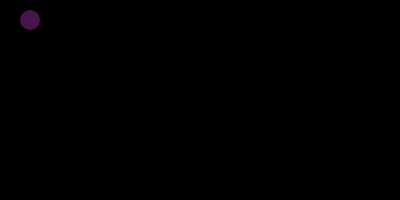
Frame 1 (no input)
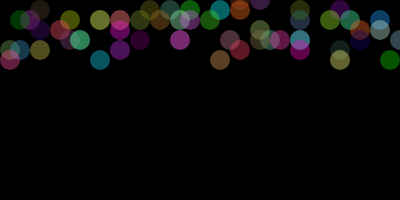
Frame 60 (no input)
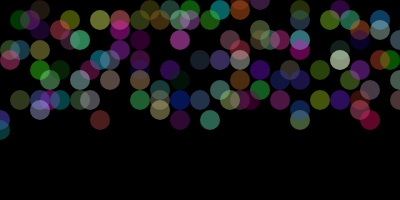
Frame 120 (the mouse pressed at the canvas centre since frame 60)

The p5.js sketch that drew these frames (run headless with seeded random() and noise() and a simulated clock; from frame 60 on, the mouse is pressed at the canvas centre):

// p5.js sketch
// ── sketch.js
let spot = {
  count: 0,
  x: 100,
  y: 50,
  d: 20
};

let col = [255, 0, 0, 100];

function setup() {
  createCanvas(400, 200);
  background(0);
  create_ui();
}

function draw() {
  col[0] = random(0, 255);
  col[1] = random(0, 255);
  col[2] = random(0, 255);
  // col.r = random([0, 255]);
  // col.g = random([0, 255]);
  // col.b = random([0, 255]);

  // spot.x = random(0, width);
  spot.count = spot.count + spot.d;
  spot.x = spot.count % width;
  spot.y = (int(spot.count / width) * spot.d) % height;
  noStroke();
  fill(col);
  let r = spot.d / 2;
  let x = spot.x + r;
  x = x + random([-r, 0, r]);
  let y = spot.y + r;
  y = y + random([-r, 0, r]);
  ellipse(x, y, spot.d);
  update_ui();
}

function create_ui() {
  createButton('backg 0').mousePressed(function() {
    background(0);
  });
  createButton('alpha 100').mousePressed(function() {
    col[3] = 100;
  });
  createButton('alpha 180').mousePressed(function() {
    col[3] = 180;
  });
  createButton('alpha 255').mousePressed(function() {
    col[3] = 255;
  });
  createElement('br');
  createSpan().id('ic');
  createSpan().id('ix');
  createSpan().id('iy');
  createElement('br');
  createSpan().id('imx');
  createSpan().id('imy');
  createSpan().id('icc');
}

function update_ui() {
  select('#ic').html('[count=' + spot.count + '] ')
  select('#ix').html('[x=' + spot.x + '] ')
  select('#iy').html('[y=' + spot.y + '] ')
  select('#imx').html('[mouseX=' + mouseX + '] ')
  select('#imy').html('[mouseY=' + mouseY + '] ')
  select('#icc').html('[RGBA=' + get(mouseX, mouseY) + '] ')
}

// https://editor.p5js.org/jht1493/sketches/lZD21fbFG
// 2.5.2 random spot.count ui jiggle 

// https://editor.p5js.org/jht1493/sketches/46pdvjYd_
// 2.5.2 random function spot.count ui rgb

// https://editor.p5js.org/jht1493/sketches/Dv5o83_c3
// 2.5.2 random function spot.count ui

// https://editor.p5js.org/jht1493/sketches/vpcHXx_E1
// 2.5.2 random function spot.count

// https://editor.p5js.org/jht1493/sketches/9ss5dnb9t
// 2.5.2 random function spot.x spot.y

// https://editor.p5js.org/jht1493/sketches/yu1MwEqyQ
// 2.5.1 random function spot.x

// https://editor.p5js.org/jht1493/sketches/UTMOVgcsv
// 2.5.1 random function 

// The random() Function
// Code! Programming with p5.js
// The Coding Train / Daniel Shiffman
// https://thecodingtrain.com/beginners/p5js/beginners/p5js/2.5-random.html
// https://youtu.be/nicMAoW6u1g
// https://editor.p5js.org/codingtrain/sketches/4gD7Btgi
